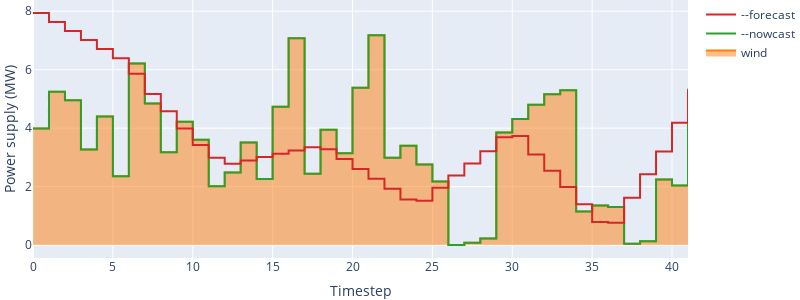

Notebook code for this chart:
### Code cell
fig=plots.plot_deviceprofile(mc,devs=['wind'],filename=None,includeForecasts=True)
fig.update_layout(autosize=False,width=800,height=300,margin=dict(l=0,r=0,t=0,b=0))

### Figure 1 — Plotly figure (JSON) as saved in the notebook; plotly's stock layout.template omitted (floating-point values rounded to 4 significant figures)
{"data": [{"legendgroup": "wind", "line": {"color": "rgb(255, 127, 14)", "shape": "hv"}, "name": "wind", "stackgroup": "P", "type": "scatter", "x": [0, 1, 2, 3, 4, 5, 6, 7, 8, 9, 10, 11, 12, 13, 14, 15, 16, 17, 18, 19, 20, 21, 22, 23, 24, 25, 26, 27, 28, 29, 30, 31, 32, 33, 34, 35, 36, 37, 38, 39, 40, 41], "xaxis": "x", "y": [3.99, 5.246, 4.952, 3.268, 4.402, 2.354, 6.211, 4.848, 3.179, 4.218, 3.6, 2.011, 2.483, 3.512, 2.264, 4.733, 7.072, 2.438, 3.947, 3.139, 5.384, 7.178, 2.984, 3.398, 2.754, 2.173, 0, 0.07864, 0.2244, 3.851, 4.31, 4.801, 5.157, 5.298, 1.153, 1.352, 1.3, 0.04629, 0.1282, 2.241, 2.035, 5.344], "yaxis": "y"}, {"legendgroup": "wind", "line": {"color": "rgb(44, 160, 44)", "shape": "hv"}, "name": "--nowcast", "type": "scatter", "x": [0, 1, 2, 3, 4, 5, 6, 7, 8, 9, 10, 11, 12, 13, 14, 15, 16, 17, 18, 19, 20, 21, 22, 23, 24, 25, 26, 27, 28, 29, 30, 31, 32, 33, 34, 35, 36, 37, 38, 39, 40, 41], "xaxis": "x", "y": [3.99, 5.246, 4.952, 3.268, 4.402, 2.354, 6.211, 4.848, 3.179, 4.218, 3.6, 2.011, 2.483, 3.512, 2.264, 4.733, 7.072, 2.438, 3.947, 3.139, 5.384, 7.178, 2.984, 3.398, 2.754, 2.173, 0, 0.07864, 0.2244, 3.851, 4.31, 4.801, 5.157, 5.298, 1.153, 1.352, 1.3, 0.04629, 0.1282, 2.241, 2.035, 5.344], "yaxis": "y"}, {"legendgroup": "wind", "line": {"color": "rgb(214, 39, 40)", "shape": "hv"}, "name": "--forecast", "type": "scatter", "x": [0, 1, 2, 3, 4, 5, 6, 7, 8, 9, 10, 11, 12, 13, 14, 15, 16, 17, 18, 19, 20, 21, 22, 23, 24, 25, 26, 27, 28, 29, 30, 31, 32, 33, 34, 35, 36, 37, 38, 39, 40, 41], "xaxis": "x", "y": [7.943, 7.634, 7.324, 7.015, 6.705, 6.395, 5.859, 5.165, 4.576, 3.986, 3.426, 2.991, 2.784, 2.897, 3.01, 3.124, 3.237, 3.35, 3.283, 2.945, 2.607, 2.269, 1.926, 1.557, 1.516, 1.964, 2.381, 2.794, 3.208, 3.689, 3.729, 3.097, 2.546, 1.991, 1.394, 0.7882, 0.7659, 1.619, 2.425, 3.206, 4.187, 5.289], "yaxis": "y"}], "layout": {"autosize": false, "height": 300, "legend": {"traceorder": "reversed"}, "margin": {"b": 0, "l": 0, "r": 0, "t": 0}, "width": 800, "xaxis": {"anchor": "y", "autorange": true, "domain": [0, 1], "range": [0, 41], "title": {"text": "Timestep"}, "type": "linear"}, "yaxis": {"anchor": "x", "autorange": true, "domain": [0, 1], "range": [-0.4413, 8.384], "title": {"text": "Power supply (MW)"}, "type": "linear"}}}
